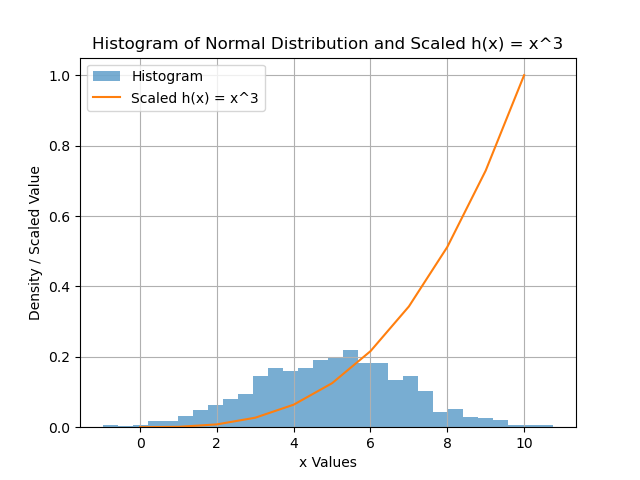

Write Python code to recreate this figure.
# plottask.py
# Histogram of a normal distribution of a 1000 values
# Author: John Crumlish

# References:
# https://www.w3schools.com/python/matplotlib_histograms.asp
# https://numpy.org/doc/stable/reference/generated/numpy.arange.html

import numpy as np
import matplotlib.pyplot as plt

# Generate Data
data = np.random.normal(5, 2, 1000)

# x & y Values
x = np.arange(0, 11)
y = x**3

# NORMALISE the function so it fits the histogram scale
y = y / max(y)

# Plotting
plt.hist(data, bins=30, density=True, alpha=0.6, label="Histogram")
plt.plot(x, y, label="Scaled h(x) = x^3")

# Labels & Styling
plt.title("Histogram of Normal Distribution and Scaled h(x) = x^3")
plt.xlabel("x Values")
plt.ylabel("Density / Scaled Value")
plt.legend()
plt.grid()

# Save Image
plt.savefig("plottask.png")
